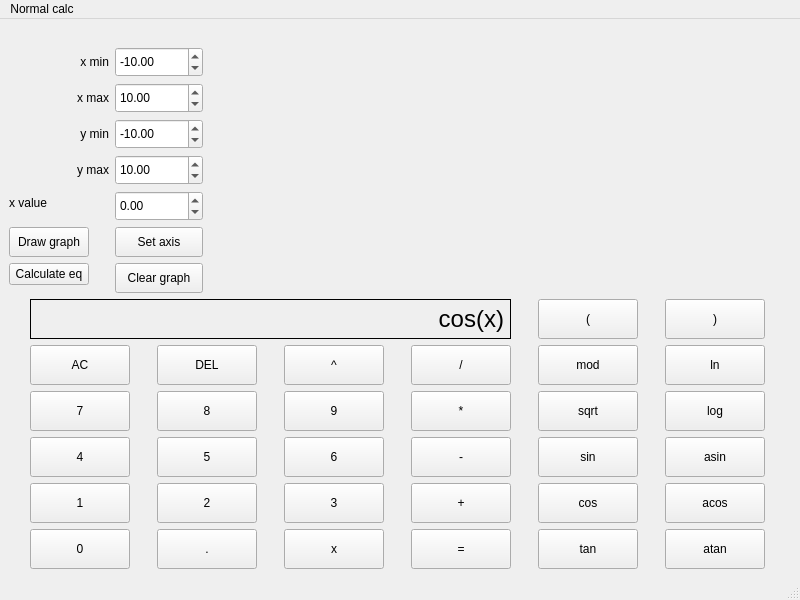
<?xml version="1.0" encoding="UTF-8"?>
<ui version="4.0">
 <class>MainWindow</class>
 <widget class="QMainWindow" name="MainWindow">
  <property name="geometry">
   <rect>
    <x>0</x>
    <y>0</y>
    <width>800</width>
    <height>600</height>
   </rect>
  </property>
  <property name="sizePolicy">
   <sizepolicy hsizetype="Preferred" vsizetype="Expanding">
    <horstretch>0</horstretch>
    <verstretch>0</verstretch>
   </sizepolicy>
  </property>
  <property name="maximumSize">
   <size>
    <width>800</width>
    <height>600</height>
   </size>
  </property>
  <property name="windowTitle">
   <string>MainWindow</string>
  </property>
  <widget class="QWidget" name="centralwidget">
   <property name="maximumSize">
    <size>
     <width>800</width>
     <height>600</height>
    </size>
   </property>
   <layout class="QVBoxLayout" name="verticalLayout">
    <item>
     <layout class="QFormLayout" name="formLayout_2">
      <property name="fieldGrowthPolicy">
       <enum>QFormLayout::ExpandingFieldsGrow</enum>
      </property>
      <item row="0" column="0">
       <layout class="QFormLayout" name="formLayout">
        <property name="sizeConstraint">
         <enum>QLayout::SetDefaultConstraint</enum>
        </property>
        <item row="1" column="0">
         <widget class="QLabel" name="Lxmin">
          <property name="sizePolicy">
           <sizepolicy hsizetype="Fixed" vsizetype="Fixed">
            <horstretch>0</horstretch>
            <verstretch>0</verstretch>
           </sizepolicy>
          </property>
          <property name="minimumSize">
           <size>
            <width>100</width>
            <height>30</height>
           </size>
          </property>
          <property name="text">
           <string>x min</string>
          </property>
          <property name="alignment">
           <set>Qt::AlignRight|Qt::AlignTrailing|Qt::AlignVCenter</set>
          </property>
         </widget>
        </item>
        <item row="1" column="1">
         <widget class="QDoubleSpinBox" name="xmin_spinbox">
          <property name="sizePolicy">
           <sizepolicy hsizetype="Fixed" vsizetype="Fixed">
            <horstretch>0</horstretch>
            <verstretch>0</verstretch>
           </sizepolicy>
          </property>
          <property name="minimumSize">
           <size>
            <width>60</width>
            <height>30</height>
           </size>
          </property>
          <property name="specialValueText">
           <string/>
          </property>
          <property name="minimum">
           <double>-100000000.000000000000000</double>
          </property>
          <property name="maximum">
           <double>100000000.000000000000000</double>
          </property>
          <property name="value">
           <double>-10.000000000000000</double>
          </property>
         </widget>
        </item>
        <item row="2" column="0">
         <widget class="QLabel" name="Lxmax">
          <property name="sizePolicy">
           <sizepolicy hsizetype="Fixed" vsizetype="Minimum">
            <horstretch>0</horstretch>
            <verstretch>0</verstretch>
           </sizepolicy>
          </property>
          <property name="minimumSize">
           <size>
            <width>100</width>
            <height>30</height>
           </size>
          </property>
          <property name="text">
           <string>x max</string>
          </property>
          <property name="alignment">
           <set>Qt::AlignRight|Qt::AlignTrailing|Qt::AlignVCenter</set>
          </property>
         </widget>
        </item>
        <item row="2" column="1">
         <widget class="QDoubleSpinBox" name="xmax_spinbox">
          <property name="sizePolicy">
           <sizepolicy hsizetype="Fixed" vsizetype="Minimum">
            <horstretch>0</horstretch>
            <verstretch>0</verstretch>
           </sizepolicy>
          </property>
          <property name="minimumSize">
           <size>
            <width>60</width>
            <height>30</height>
           </size>
          </property>
          <property name="minimum">
           <double>-100000000.000000000000000</double>
          </property>
          <property name="maximum">
           <double>100000000.000000000000000</double>
          </property>
          <property name="value">
           <double>10.000000000000000</double>
          </property>
         </widget>
        </item>
        <item row="3" column="0">
         <widget class="QLabel" name="Lymin">
          <property name="sizePolicy">
           <sizepolicy hsizetype="Fixed" vsizetype="Minimum">
            <horstretch>0</horstretch>
            <verstretch>0</verstretch>
           </sizepolicy>
          </property>
          <property name="minimumSize">
           <size>
            <width>100</width>
            <height>30</height>
           </size>
          </property>
          <property name="text">
           <string>y min</string>
          </property>
          <property name="alignment">
           <set>Qt::AlignRight|Qt::AlignTrailing|Qt::AlignVCenter</set>
          </property>
         </widget>
        </item>
        <item row="3" column="1">
         <widget class="QDoubleSpinBox" name="ymin_spinbox">
          <property name="sizePolicy">
           <sizepolicy hsizetype="Fixed" vsizetype="Minimum">
            <horstretch>0</horstretch>
            <verstretch>0</verstretch>
           </sizepolicy>
          </property>
          <property name="minimumSize">
           <size>
            <width>60</width>
            <height>30</height>
           </size>
          </property>
          <property name="minimum">
           <double>-100000000.000000000000000</double>
          </property>
          <property name="maximum">
           <double>100000000.000000000000000</double>
          </property>
          <property name="value">
           <double>-10.000000000000000</double>
          </property>
         </widget>
        </item>
        <item row="4" column="0">
         <widget class="QLabel" name="Lymax">
          <property name="sizePolicy">
           <sizepolicy hsizetype="Fixed" vsizetype="Minimum">
            <horstretch>0</horstretch>
            <verstretch>0</verstretch>
           </sizepolicy>
          </property>
          <property name="minimumSize">
           <size>
            <width>100</width>
            <height>30</height>
           </size>
          </property>
          <property name="text">
           <string>y max</string>
          </property>
          <property name="alignment">
           <set>Qt::AlignRight|Qt::AlignTrailing|Qt::AlignVCenter</set>
          </property>
         </widget>
        </item>
        <item row="0" column="1">
         <spacer name="verticalSpacer">
          <property name="orientation">
           <enum>Qt::Vertical</enum>
          </property>
          <property name="sizeHint" stdset="0">
           <size>
            <width>20</width>
            <height>40</height>
           </size>
          </property>
         </spacer>
        </item>
        <item row="6" column="1">
         <widget class="QPushButton" name="Bset_axis">
          <property name="sizePolicy">
           <sizepolicy hsizetype="Expanding" vsizetype="Fixed">
            <horstretch>0</horstretch>
            <verstretch>0</verstretch>
           </sizepolicy>
          </property>
          <property name="minimumSize">
           <size>
            <width>40</width>
            <height>30</height>
           </size>
          </property>
          <property name="text">
           <string>Set axis</string>
          </property>
          <property name="flat">
           <bool>false</bool>
          </property>
         </widget>
        </item>
        <item row="4" column="1">
         <widget class="QDoubleSpinBox" name="ymax_spinbox">
          <property name="sizePolicy">
           <sizepolicy hsizetype="Fixed" vsizetype="Minimum">
            <horstretch>0</horstretch>
            <verstretch>0</verstretch>
           </sizepolicy>
          </property>
          <property name="minimumSize">
           <size>
            <width>60</width>
            <height>30</height>
           </size>
          </property>
          <property name="minimum">
           <double>-100000000.000000000000000</double>
          </property>
          <property name="maximum">
           <double>100000000.000000000000000</double>
          </property>
          <property name="value">
           <double>10.000000000000000</double>
          </property>
         </widget>
        </item>
        <item row="6" column="0">
         <widget class="QPushButton" name="Bdraw_graph">
          <property name="sizePolicy">
           <sizepolicy hsizetype="Expanding" vsizetype="Fixed">
            <horstretch>0</horstretch>
            <verstretch>0</verstretch>
           </sizepolicy>
          </property>
          <property name="minimumSize">
           <size>
            <width>40</width>
            <height>30</height>
           </size>
          </property>
          <property name="text">
           <string>Draw graph</string>
          </property>
         </widget>
        </item>
        <item row="5" column="1">
         <widget class="QDoubleSpinBox" name="xValue">
          <property name="sizePolicy">
           <sizepolicy hsizetype="Fixed" vsizetype="Minimum">
            <horstretch>0</horstretch>
            <verstretch>0</verstretch>
           </sizepolicy>
          </property>
          <property name="minimumSize">
           <size>
            <width>60</width>
            <height>30</height>
           </size>
          </property>
          <property name="minimum">
           <double>-100000000.000000000000000</double>
          </property>
          <property name="maximum">
           <double>100000000.000000000000000</double>
          </property>
         </widget>
        </item>
        <item row="5" column="0">
         <widget class="QLabel" name="label_2">
          <property name="text">
           <string>x value</string>
          </property>
         </widget>
        </item>
        <item row="7" column="0">
         <widget class="QPushButton" name="pBcalculate_eq">
          <property name="text">
           <string>Calculate eq</string>
          </property>
         </widget>
        </item>
        <item row="7" column="1">
         <widget class="QPushButton" name="Bgraphclear">
          <property name="sizePolicy">
           <sizepolicy hsizetype="Expanding" vsizetype="Fixed">
            <horstretch>0</horstretch>
            <verstretch>0</verstretch>
           </sizepolicy>
          </property>
          <property name="minimumSize">
           <size>
            <width>40</width>
            <height>30</height>
           </size>
          </property>
          <property name="text">
           <string>Clear graph</string>
          </property>
         </widget>
        </item>
       </layout>
      </item>
      <item row="0" column="1">
       <widget class="QCustomPlot" name="widget" native="true">
        <property name="sizePolicy">
         <sizepolicy hsizetype="Expanding" vsizetype="Preferred">
          <horstretch>0</horstretch>
          <verstretch>0</verstretch>
         </sizepolicy>
        </property>
        <property name="minimumSize">
         <size>
          <width>0</width>
          <height>210</height>
         </size>
        </property>
       </widget>
      </item>
     </layout>
    </item>
    <item>
     <layout class="QGridLayout" name="gridLayout">
      <item row="1" column="1">
       <widget class="QPushButton" name="Bdel">
        <property name="sizePolicy">
         <sizepolicy hsizetype="MinimumExpanding" vsizetype="Fixed">
          <horstretch>0</horstretch>
          <verstretch>0</verstretch>
         </sizepolicy>
        </property>
        <property name="minimumSize">
         <size>
          <width>60</width>
          <height>40</height>
         </size>
        </property>
        <property name="maximumSize">
         <size>
          <width>100</width>
          <height>100</height>
         </size>
        </property>
        <property name="text">
         <string>DEL</string>
        </property>
       </widget>
      </item>
      <item row="3" column="2">
       <widget class="QPushButton" name="Bsix">
        <property name="sizePolicy">
         <sizepolicy hsizetype="MinimumExpanding" vsizetype="Fixed">
          <horstretch>0</horstretch>
          <verstretch>0</verstretch>
         </sizepolicy>
        </property>
        <property name="minimumSize">
         <size>
          <width>60</width>
          <height>40</height>
         </size>
        </property>
        <property name="maximumSize">
         <size>
          <width>100</width>
          <height>100</height>
         </size>
        </property>
        <property name="text">
         <string>6</string>
        </property>
       </widget>
      </item>
      <item row="3" column="4">
       <widget class="QPushButton" name="Bsin">
        <property name="sizePolicy">
         <sizepolicy hsizetype="MinimumExpanding" vsizetype="Fixed">
          <horstretch>0</horstretch>
          <verstretch>0</verstretch>
         </sizepolicy>
        </property>
        <property name="minimumSize">
         <size>
          <width>60</width>
          <height>40</height>
         </size>
        </property>
        <property name="maximumSize">
         <size>
          <width>100</width>
          <height>100</height>
         </size>
        </property>
        <property name="text">
         <string>sin</string>
        </property>
       </widget>
      </item>
      <item row="0" column="5">
       <widget class="QPushButton" name="Bclbr">
        <property name="sizePolicy">
         <sizepolicy hsizetype="MinimumExpanding" vsizetype="Fixed">
          <horstretch>0</horstretch>
          <verstretch>0</verstretch>
         </sizepolicy>
        </property>
        <property name="minimumSize">
         <size>
          <width>60</width>
          <height>40</height>
         </size>
        </property>
        <property name="maximumSize">
         <size>
          <width>100</width>
          <height>100</height>
         </size>
        </property>
        <property name="text">
         <string>)</string>
        </property>
       </widget>
      </item>
      <item row="5" column="1">
       <widget class="QPushButton" name="Bdot">
        <property name="sizePolicy">
         <sizepolicy hsizetype="MinimumExpanding" vsizetype="Fixed">
          <horstretch>0</horstretch>
          <verstretch>0</verstretch>
         </sizepolicy>
        </property>
        <property name="minimumSize">
         <size>
          <width>60</width>
          <height>40</height>
         </size>
        </property>
        <property name="maximumSize">
         <size>
          <width>100</width>
          <height>100</height>
         </size>
        </property>
        <property name="text">
         <string>.</string>
        </property>
       </widget>
      </item>
      <item row="2" column="3">
       <widget class="QPushButton" name="Bmul">
        <property name="sizePolicy">
         <sizepolicy hsizetype="MinimumExpanding" vsizetype="Fixed">
          <horstretch>0</horstretch>
          <verstretch>0</verstretch>
         </sizepolicy>
        </property>
        <property name="minimumSize">
         <size>
          <width>60</width>
          <height>40</height>
         </size>
        </property>
        <property name="maximumSize">
         <size>
          <width>100</width>
          <height>100</height>
         </size>
        </property>
        <property name="text">
         <string>*</string>
        </property>
       </widget>
      </item>
      <item row="3" column="1">
       <widget class="QPushButton" name="Bfive">
        <property name="sizePolicy">
         <sizepolicy hsizetype="MinimumExpanding" vsizetype="Fixed">
          <horstretch>0</horstretch>
          <verstretch>0</verstretch>
         </sizepolicy>
        </property>
        <property name="minimumSize">
         <size>
          <width>60</width>
          <height>40</height>
         </size>
        </property>
        <property name="maximumSize">
         <size>
          <width>100</width>
          <height>100</height>
         </size>
        </property>
        <property name="text">
         <string>5</string>
        </property>
       </widget>
      </item>
      <item row="5" column="2">
       <widget class="QPushButton" name="Bx">
        <property name="sizePolicy">
         <sizepolicy hsizetype="MinimumExpanding" vsizetype="Fixed">
          <horstretch>0</horstretch>
          <verstretch>0</verstretch>
         </sizepolicy>
        </property>
        <property name="minimumSize">
         <size>
          <width>60</width>
          <height>40</height>
         </size>
        </property>
        <property name="maximumSize">
         <size>
          <width>100</width>
          <height>100</height>
         </size>
        </property>
        <property name="text">
         <string>x</string>
        </property>
       </widget>
      </item>
      <item row="1" column="2">
       <widget class="QPushButton" name="Bpow">
        <property name="sizePolicy">
         <sizepolicy hsizetype="MinimumExpanding" vsizetype="Fixed">
          <horstretch>0</horstretch>
          <verstretch>0</verstretch>
         </sizepolicy>
        </property>
        <property name="minimumSize">
         <size>
          <width>60</width>
          <height>40</height>
         </size>
        </property>
        <property name="maximumSize">
         <size>
          <width>100</width>
          <height>100</height>
         </size>
        </property>
        <property name="text">
         <string>^</string>
        </property>
       </widget>
      </item>
      <item row="5" column="4">
       <widget class="QPushButton" name="Btan">
        <property name="sizePolicy">
         <sizepolicy hsizetype="MinimumExpanding" vsizetype="Fixed">
          <horstretch>0</horstretch>
          <verstretch>0</verstretch>
         </sizepolicy>
        </property>
        <property name="minimumSize">
         <size>
          <width>60</width>
          <height>40</height>
         </size>
        </property>
        <property name="maximumSize">
         <size>
          <width>100</width>
          <height>100</height>
         </size>
        </property>
        <property name="text">
         <string>tan</string>
        </property>
       </widget>
      </item>
      <item row="4" column="5">
       <widget class="QPushButton" name="Bacos">
        <property name="sizePolicy">
         <sizepolicy hsizetype="MinimumExpanding" vsizetype="Fixed">
          <horstretch>0</horstretch>
          <verstretch>0</verstretch>
         </sizepolicy>
        </property>
        <property name="minimumSize">
         <size>
          <width>60</width>
          <height>40</height>
         </size>
        </property>
        <property name="maximumSize">
         <size>
          <width>100</width>
          <height>100</height>
         </size>
        </property>
        <property name="text">
         <string>acos</string>
        </property>
       </widget>
      </item>
      <item row="3" column="3">
       <widget class="QPushButton" name="Bsub">
        <property name="sizePolicy">
         <sizepolicy hsizetype="MinimumExpanding" vsizetype="Fixed">
          <horstretch>0</horstretch>
          <verstretch>0</verstretch>
         </sizepolicy>
        </property>
        <property name="minimumSize">
         <size>
          <width>60</width>
          <height>40</height>
         </size>
        </property>
        <property name="maximumSize">
         <size>
          <width>100</width>
          <height>100</height>
         </size>
        </property>
        <property name="text">
         <string>-</string>
        </property>
       </widget>
      </item>
      <item row="3" column="5">
       <widget class="QPushButton" name="Basin">
        <property name="sizePolicy">
         <sizepolicy hsizetype="MinimumExpanding" vsizetype="Fixed">
          <horstretch>0</horstretch>
          <verstretch>0</verstretch>
         </sizepolicy>
        </property>
        <property name="minimumSize">
         <size>
          <width>60</width>
          <height>40</height>
         </size>
        </property>
        <property name="maximumSize">
         <size>
          <width>100</width>
          <height>100</height>
         </size>
        </property>
        <property name="text">
         <string>asin</string>
        </property>
       </widget>
      </item>
      <item row="4" column="2">
       <widget class="QPushButton" name="Bthree">
        <property name="sizePolicy">
         <sizepolicy hsizetype="MinimumExpanding" vsizetype="Fixed">
          <horstretch>0</horstretch>
          <verstretch>0</verstretch>
         </sizepolicy>
        </property>
        <property name="minimumSize">
         <size>
          <width>60</width>
          <height>40</height>
         </size>
        </property>
        <property name="maximumSize">
         <size>
          <width>100</width>
          <height>100</height>
         </size>
        </property>
        <property name="text">
         <string>3</string>
        </property>
       </widget>
      </item>
      <item row="1" column="0">
       <widget class="QPushButton" name="Bac">
        <property name="sizePolicy">
         <sizepolicy hsizetype="MinimumExpanding" vsizetype="Fixed">
          <horstretch>0</horstretch>
          <verstretch>0</verstretch>
         </sizepolicy>
        </property>
        <property name="minimumSize">
         <size>
          <width>60</width>
          <height>40</height>
         </size>
        </property>
        <property name="maximumSize">
         <size>
          <width>100</width>
          <height>100</height>
         </size>
        </property>
        <property name="text">
         <string>AC</string>
        </property>
       </widget>
      </item>
      <item row="5" column="0">
       <widget class="QPushButton" name="Bzero">
        <property name="sizePolicy">
         <sizepolicy hsizetype="MinimumExpanding" vsizetype="Fixed">
          <horstretch>0</horstretch>
          <verstretch>0</verstretch>
         </sizepolicy>
        </property>
        <property name="minimumSize">
         <size>
          <width>60</width>
          <height>40</height>
         </size>
        </property>
        <property name="maximumSize">
         <size>
          <width>100</width>
          <height>100</height>
         </size>
        </property>
        <property name="text">
         <string>0</string>
        </property>
       </widget>
      </item>
      <item row="5" column="3">
       <widget class="QPushButton" name="Beq">
        <property name="sizePolicy">
         <sizepolicy hsizetype="MinimumExpanding" vsizetype="Fixed">
          <horstretch>0</horstretch>
          <verstretch>0</verstretch>
         </sizepolicy>
        </property>
        <property name="minimumSize">
         <size>
          <width>60</width>
          <height>40</height>
         </size>
        </property>
        <property name="maximumSize">
         <size>
          <width>100</width>
          <height>100</height>
         </size>
        </property>
        <property name="text">
         <string>=</string>
        </property>
       </widget>
      </item>
      <item row="4" column="1">
       <widget class="QPushButton" name="Btwo">
        <property name="sizePolicy">
         <sizepolicy hsizetype="MinimumExpanding" vsizetype="Fixed">
          <horstretch>0</horstretch>
          <verstretch>0</verstretch>
         </sizepolicy>
        </property>
        <property name="minimumSize">
         <size>
          <width>60</width>
          <height>40</height>
         </size>
        </property>
        <property name="maximumSize">
         <size>
          <width>100</width>
          <height>100</height>
         </size>
        </property>
        <property name="text">
         <string>2</string>
        </property>
       </widget>
      </item>
      <item row="1" column="5">
       <widget class="QPushButton" name="Bln">
        <property name="sizePolicy">
         <sizepolicy hsizetype="MinimumExpanding" vsizetype="Fixed">
          <horstretch>0</horstretch>
          <verstretch>0</verstretch>
         </sizepolicy>
        </property>
        <property name="minimumSize">
         <size>
          <width>60</width>
          <height>40</height>
         </size>
        </property>
        <property name="maximumSize">
         <size>
          <width>100</width>
          <height>100</height>
         </size>
        </property>
        <property name="text">
         <string>ln</string>
        </property>
       </widget>
      </item>
      <item row="1" column="4">
       <widget class="QPushButton" name="Bmod">
        <property name="sizePolicy">
         <sizepolicy hsizetype="MinimumExpanding" vsizetype="Fixed">
          <horstretch>0</horstretch>
          <verstretch>0</verstretch>
         </sizepolicy>
        </property>
        <property name="minimumSize">
         <size>
          <width>60</width>
          <height>40</height>
         </size>
        </property>
        <property name="maximumSize">
         <size>
          <width>100</width>
          <height>100</height>
         </size>
        </property>
        <property name="text">
         <string>mod</string>
        </property>
       </widget>
      </item>
      <item row="2" column="1">
       <widget class="QPushButton" name="Beight">
        <property name="sizePolicy">
         <sizepolicy hsizetype="MinimumExpanding" vsizetype="Fixed">
          <horstretch>0</horstretch>
          <verstretch>0</verstretch>
         </sizepolicy>
        </property>
        <property name="minimumSize">
         <size>
          <width>60</width>
          <height>40</height>
         </size>
        </property>
        <property name="maximumSize">
         <size>
          <width>100</width>
          <height>100</height>
         </size>
        </property>
        <property name="text">
         <string>8</string>
        </property>
       </widget>
      </item>
      <item row="2" column="5">
       <widget class="QPushButton" name="Blog">
        <property name="sizePolicy">
         <sizepolicy hsizetype="MinimumExpanding" vsizetype="Fixed">
          <horstretch>0</horstretch>
          <verstretch>0</verstretch>
         </sizepolicy>
        </property>
        <property name="minimumSize">
         <size>
          <width>60</width>
          <height>40</height>
         </size>
        </property>
        <property name="maximumSize">
         <size>
          <width>100</width>
          <height>100</height>
         </size>
        </property>
        <property name="text">
         <string>log</string>
        </property>
       </widget>
      </item>
      <item row="4" column="4">
       <widget class="QPushButton" name="Bcos">
        <property name="sizePolicy">
         <sizepolicy hsizetype="MinimumExpanding" vsizetype="Fixed">
          <horstretch>0</horstretch>
          <verstretch>0</verstretch>
         </sizepolicy>
        </property>
        <property name="minimumSize">
         <size>
          <width>60</width>
          <height>40</height>
         </size>
        </property>
        <property name="maximumSize">
         <size>
          <width>100</width>
          <height>100</height>
         </size>
        </property>
        <property name="text">
         <string>cos</string>
        </property>
       </widget>
      </item>
      <item row="0" column="4">
       <widget class="QPushButton" name="Bopbr">
        <property name="sizePolicy">
         <sizepolicy hsizetype="MinimumExpanding" vsizetype="Fixed">
          <horstretch>0</horstretch>
          <verstretch>0</verstretch>
         </sizepolicy>
        </property>
        <property name="minimumSize">
         <size>
          <width>60</width>
          <height>40</height>
         </size>
        </property>
        <property name="maximumSize">
         <size>
          <width>100</width>
          <height>100</height>
         </size>
        </property>
        <property name="text">
         <string>(</string>
        </property>
       </widget>
      </item>
      <item row="2" column="2">
       <widget class="QPushButton" name="Bnine">
        <property name="sizePolicy">
         <sizepolicy hsizetype="MinimumExpanding" vsizetype="Fixed">
          <horstretch>0</horstretch>
          <verstretch>0</verstretch>
         </sizepolicy>
        </property>
        <property name="minimumSize">
         <size>
          <width>60</width>
          <height>40</height>
         </size>
        </property>
        <property name="maximumSize">
         <size>
          <width>100</width>
          <height>100</height>
         </size>
        </property>
        <property name="text">
         <string>9</string>
        </property>
       </widget>
      </item>
      <item row="1" column="3">
       <widget class="QPushButton" name="Bdiv">
        <property name="sizePolicy">
         <sizepolicy hsizetype="MinimumExpanding" vsizetype="Fixed">
          <horstretch>0</horstretch>
          <verstretch>0</verstretch>
         </sizepolicy>
        </property>
        <property name="minimumSize">
         <size>
          <width>60</width>
          <height>40</height>
         </size>
        </property>
        <property name="maximumSize">
         <size>
          <width>100</width>
          <height>100</height>
         </size>
        </property>
        <property name="text">
         <string>/</string>
        </property>
       </widget>
      </item>
      <item row="4" column="0">
       <widget class="QPushButton" name="Bone">
        <property name="sizePolicy">
         <sizepolicy hsizetype="MinimumExpanding" vsizetype="Fixed">
          <horstretch>0</horstretch>
          <verstretch>0</verstretch>
         </sizepolicy>
        </property>
        <property name="minimumSize">
         <size>
          <width>60</width>
          <height>40</height>
         </size>
        </property>
        <property name="maximumSize">
         <size>
          <width>100</width>
          <height>100</height>
         </size>
        </property>
        <property name="text">
         <string>1</string>
        </property>
       </widget>
      </item>
      <item row="3" column="0">
       <widget class="QPushButton" name="Bfour">
        <property name="sizePolicy">
         <sizepolicy hsizetype="MinimumExpanding" vsizetype="Fixed">
          <horstretch>0</horstretch>
          <verstretch>0</verstretch>
         </sizepolicy>
        </property>
        <property name="minimumSize">
         <size>
          <width>60</width>
          <height>40</height>
         </size>
        </property>
        <property name="maximumSize">
         <size>
          <width>100</width>
          <height>100</height>
         </size>
        </property>
        <property name="text">
         <string>4</string>
        </property>
       </widget>
      </item>
      <item row="2" column="4">
       <widget class="QPushButton" name="Bsqrt">
        <property name="sizePolicy">
         <sizepolicy hsizetype="MinimumExpanding" vsizetype="Fixed">
          <horstretch>0</horstretch>
          <verstretch>0</verstretch>
         </sizepolicy>
        </property>
        <property name="minimumSize">
         <size>
          <width>60</width>
          <height>40</height>
         </size>
        </property>
        <property name="maximumSize">
         <size>
          <width>100</width>
          <height>100</height>
         </size>
        </property>
        <property name="text">
         <string>sqrt</string>
        </property>
       </widget>
      </item>
      <item row="5" column="5">
       <widget class="QPushButton" name="Batan">
        <property name="sizePolicy">
         <sizepolicy hsizetype="MinimumExpanding" vsizetype="Fixed">
          <horstretch>0</horstretch>
          <verstretch>0</verstretch>
         </sizepolicy>
        </property>
        <property name="minimumSize">
         <size>
          <width>60</width>
          <height>40</height>
         </size>
        </property>
        <property name="maximumSize">
         <size>
          <width>100</width>
          <height>100</height>
         </size>
        </property>
        <property name="text">
         <string>atan</string>
        </property>
       </widget>
      </item>
      <item row="4" column="3">
       <widget class="QPushButton" name="Badd">
        <property name="sizePolicy">
         <sizepolicy hsizetype="MinimumExpanding" vsizetype="Fixed">
          <horstretch>0</horstretch>
          <verstretch>0</verstretch>
         </sizepolicy>
        </property>
        <property name="minimumSize">
         <size>
          <width>60</width>
          <height>40</height>
         </size>
        </property>
        <property name="maximumSize">
         <size>
          <width>100</width>
          <height>100</height>
         </size>
        </property>
        <property name="text">
         <string>+</string>
        </property>
       </widget>
      </item>
      <item row="2" column="0">
       <widget class="QPushButton" name="Bseven">
        <property name="sizePolicy">
         <sizepolicy hsizetype="MinimumExpanding" vsizetype="Fixed">
          <horstretch>0</horstretch>
          <verstretch>0</verstretch>
         </sizepolicy>
        </property>
        <property name="minimumSize">
         <size>
          <width>60</width>
          <height>40</height>
         </size>
        </property>
        <property name="maximumSize">
         <size>
          <width>100</width>
          <height>100</height>
         </size>
        </property>
        <property name="text">
         <string>7</string>
        </property>
       </widget>
      </item>
      <item row="0" column="0" colspan="4">
       <widget class="QLabel" name="label">
        <property name="sizePolicy">
         <sizepolicy hsizetype="Preferred" vsizetype="Fixed">
          <horstretch>0</horstretch>
          <verstretch>0</verstretch>
         </sizepolicy>
        </property>
        <property name="minimumSize">
         <size>
          <width>0</width>
          <height>40</height>
         </size>
        </property>
        <property name="font">
         <font>
          <pointsize>18</pointsize>
         </font>
        </property>
        <property name="frameShape">
         <enum>QFrame::Box</enum>
        </property>
        <property name="text">
         <string notr="true">cos(x)</string>
        </property>
        <property name="alignment">
         <set>Qt::AlignRight|Qt::AlignTrailing|Qt::AlignVCenter</set>
        </property>
        <property name="textInteractionFlags">
         <set>Qt::NoTextInteraction</set>
        </property>
       </widget>
      </item>
     </layout>
    </item>
   </layout>
  </widget>
  <widget class="QMenuBar" name="menubar">
   <property name="geometry">
    <rect>
     <x>0</x>
     <y>0</y>
     <width>800</width>
     <height>24</height>
    </rect>
   </property>
   <widget class="QMenu" name="menuNormal_calc">
    <property name="title">
     <string>Normal calc</string>
    </property>
    <addaction name="actionCredit_calc"/>
    <addaction name="actionDeposit_calc"/>
   </widget>
   <addaction name="menuNormal_calc"/>
  </widget>
  <widget class="QStatusBar" name="statusbar"/>
  <action name="actionCredit_calc">
   <property name="text">
    <string>Credit calc</string>
   </property>
  </action>
  <action name="actionDeposit_calc">
   <property name="text">
    <string>Deposit calc</string>
   </property>
  </action>
 </widget>
 <customwidgets>
  <customwidget>
   <class>QCustomPlot</class>
   <extends>QWidget</extends>
   <header>qcustomplot/qcustomplot.h</header>
   <container>1</container>
  </customwidget>
 </customwidgets>
 <resources/>
 <connections/>
</ui>
